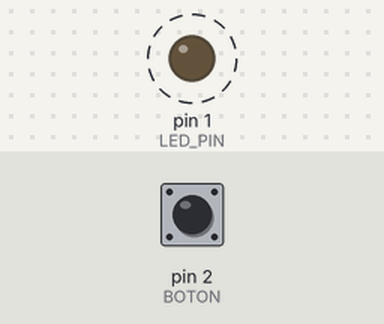
Recording of a sketch running on a simulated Arduino Uno, built with avr-gcc and run on an emulated ATmega328P. On the bench: output pins drawn as LEDs (lit = HIGH). Dashed ring = blinking. The test bench sets the inputs (shaded band); at power-on: pin 2 (BOTON) HIGH.

Above: at 0.15 s.
Timing chart, 0 to 3.0 s (numbered marks = the images above):
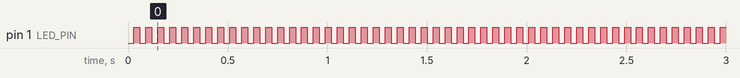

The sketch:

blinkESP01.ino
```cpp
#define LED_PIN 1
#define BOTON 2   //GPIO 2
int a;

void setup() {
  pinMode(LED_PIN, OUTPUT);     // Initialize the LED_PIN pin as an output
  pinMode(BOTON,INPUT);
}

// the loop function runs over and over again forever
void loop() {
  a = digitalRead(BOTON);
  if(a == LOW) {
    //Serial.println("Botón pulsado");
    digitalWrite(LED_PIN,LOW);
    delay(500);
    digitalWrite(LED_PIN, HIGH);
    }
  digitalWrite(LED_PIN, LOW);   // Turn the LED on (Note that LOW is the voltage level
  // but actually the LED is on; this is because
  // it is active low on the ESP-01)
  delay(30);                      // Wait for a second
  digitalWrite(LED_PIN, HIGH);  // Turn the LED off by making the voltage HIGH
  delay(30);                      // Wait for two seconds (to demonstrate the active low LED)
}
```

Measured:
- by itself, pin 1 (LED_PIN): alternates HIGH for 0.03 s and LOW for 0.03 s
